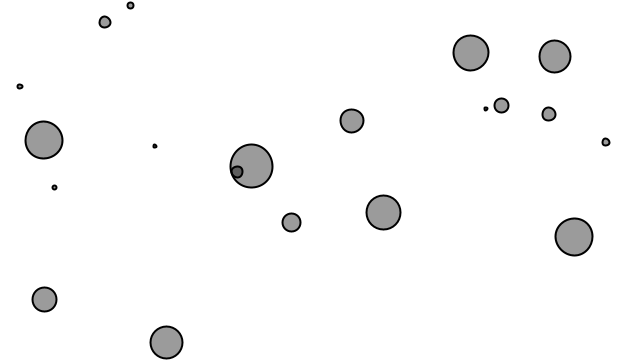
Frame 1 (no input)
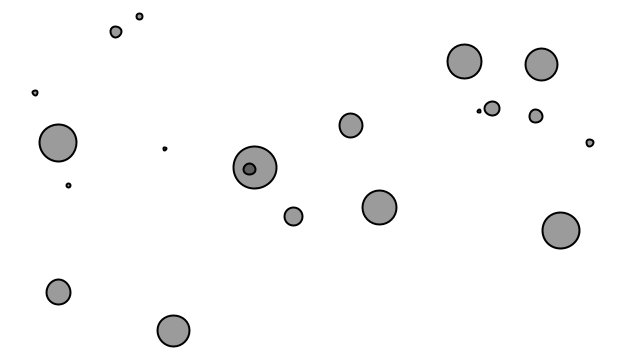
Frame 60 (the mouse pressed at the canvas centre just before this capture)
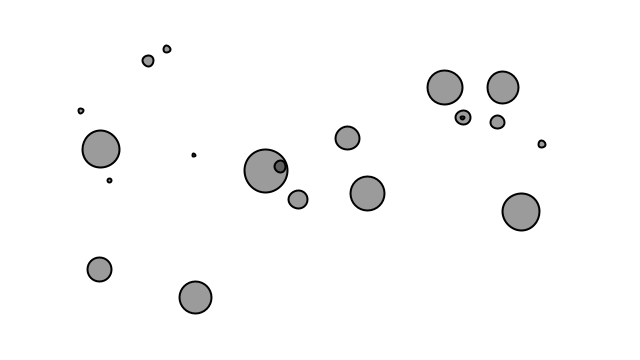
Frame 120 (the mouse held since frame 60 and released just before this capture)

The Processing sketch that drew these frames (run headless with seeded random() and noise(); from frame 60 on, the mouse is pressed at the canvas centre):

// Processing sketch: MoverMutualAttraction
// ── MoverMutualAttraction.pde
Mover[] movers = new Mover[20];

float g = 0.4;

void setup() {
  size(640, 360);

  for (int ixMover = 0; ixMover < movers.length; ixMover++) {
    movers[ixMover] = new Mover(random(0.1, 2), random(width), random(height));
  }
}

void draw() {
  background(255);

  for (int ixMover = 0; ixMover < movers.length; ixMover++) {
    for (int jxMover = 0; jxMover < movers.length; jxMover++) {
      if (ixMover != jxMover) {
        PVector f = movers[jxMover].attract(movers[ixMover]);
        movers[ixMover].applyForce(f);
      }
    }

    movers[ixMover].update();
    movers[ixMover].display();
  }
}  

// ── Mover.pde
class Mover {

  PVector location;
  PVector velocity;
  PVector acceleration;
  float mass;

  Mover(float mass, float initialX, float initialY) {
    this.mass = mass;
    location = new PVector(initialX, initialY);
    velocity = new PVector(0, 0);
    acceleration = new PVector(0, 0);
  }

  void applyForce(PVector force) {
    // Since we no longer assume mass is 1, F no longer equals A. Divide the applied force 
    //   by mass to get the acceleration.
    PVector computedAccel = PVector.div(force, mass);

    // Add to acceleration, but we must remember to 0 it out in update after computing
    //   velocity and location, else it will rapidly grow unbounded.
    acceleration.add(computedAccel);
  }

  void update() {
    velocity.add(acceleration);
    location.add(velocity);

    // Clear acceleration so that we're not continually adding it in each frame in the
    //   applyForce function.
    acceleration.mult(0);
  }

  void display() {
    stroke(0);
    strokeWeight(2);
    fill(0, 100);
    ellipse(location.x, location.y, mass*24, mass*24);
  }
  
  PVector attract(Mover m) {
    PVector force = PVector.sub(location, m.location);             // Calculate direction of force
    float distance = force.mag();                                 // Distance between objects
    distance = constrain(distance, 5.0, 25.0);                             // Limiting the distance to eliminate "extreme" results for very close or very far objects
    force.normalize();                                            // Normalize vector (distance doesn't matter here, we just want this vector for direction

    float strength = (g * mass * m.mass) / (distance * distance); // Calculate gravitional force magnitude
    force.mult(strength);                                         // Get force vector --> magnitude * direction
    return force;
  }
}
